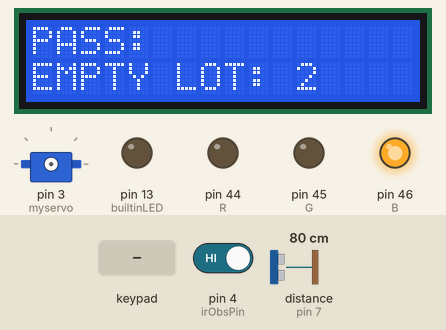
This sketch was run on a simulated Arduino Mega 2560, built with avr-gcc and run on an emulated ATmega2560. Shown: 16×2 character LCD, servo, output pins drawn as LEDs (lit = HIGH). Wiring (inferred from the names in the program): ultrasonic range finder: trigger pin 6; echo pin 7. Inputs (shaded band) come from the test bench; at power-on: pin 4 (irObsPin) HIGH, distance to the obstacle (sensor on pin 7) 80 cm. The echo pulse lasts 58.3 µs per cm; pins used as bus, display or sensor lines are not drawn; what the sketch prints to the serial monitor is not drawn.

Above: at 1.3 s.
1.4 s: keypad keys 3 2 1 0 A pressed 0.4 s apart
At 6.2 s:
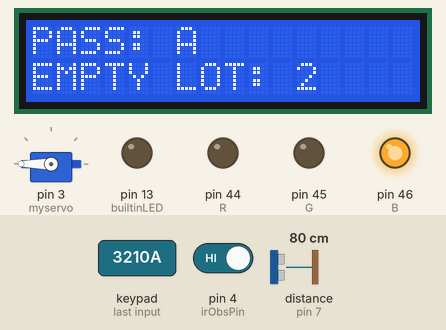
6.4 s: keypad keys 3 2 1 0 D pressed 0.4 s apart
At 10.0 s:
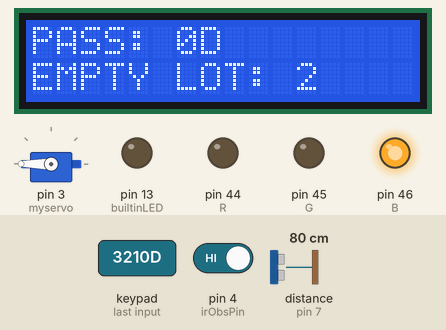
10.9 s: key 'A' pressed
At 11.4 s:
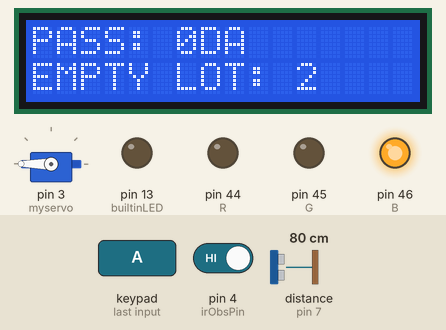
12.5 s: key 'B' pressed
At 12.9 s:
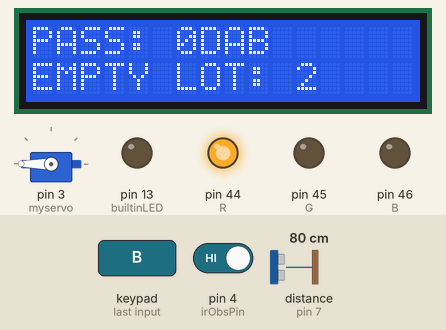
15.1 s: key 'C' pressed
At 16.3 s:
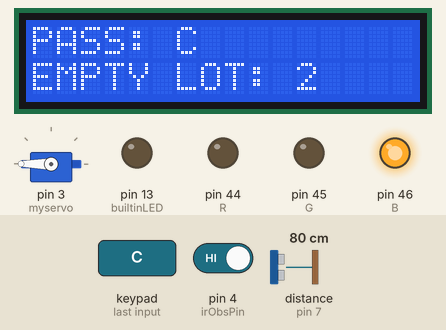
16.6 s: key 'D' pressed
At 18.0 s:
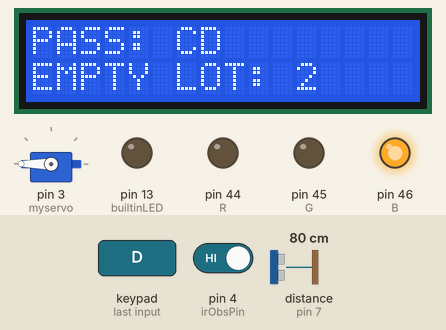
Timing chart, 0 to 19.2 s (numbered marks = the images above; inputs shaded):
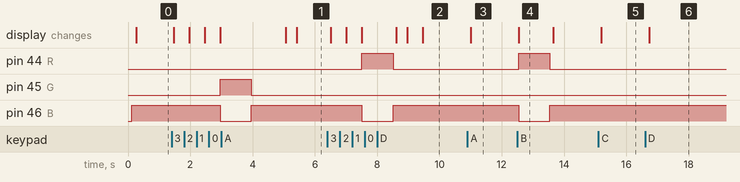

Measured:
- after the input at 1.4 s, pin 45 (G): LOW → HIGH after 1.6 s, → LOW 1.0 s later; pin 46 (B): HIGH → LOW after 1.6 s, → HIGH 1.0 s later; the display: first changes after 0.06 s (image 1 shows a later state)
- after the input at 6.4 s, pin 44 (R): LOW → HIGH after 1.1 s, → LOW 1.0 s later; pin 46 (B): HIGH → LOW after 1.1 s, → HIGH 1.0 s later; the display: first changes after 0.11 s (image 2 shows a later state)
- after the input at 10.9 s, the display: changes after 0.10 s (image 3)
- after the input at 12.5 s, pin 44 (R): LOW → HIGH at once, → LOW 1.0 s later; pin 46 (B): HIGH → LOW at once, → HIGH 1.0 s later; the display: changes at once (image 4)
- after the input at 15.1 s, the display: changes after 0.09 s (image 5)
- after the input at 16.6 s, the display: changes after 0.13 s (image 6)
- what the display in image 4 shows lasts 1.1 s, from 12.5 s to 13.6 s

The sketch:

main.ino
```cpp
#include <Keypad.h>
#include <Servo.h>
#include <LiquidCrystal_I2C.h>
#include <Wire.h>
#include <SPI.h>
#include <MFRC522.h>
#define RST_PIN 5 // Configurable, see typical pin layout above
#define SS_PIN 53 // Configurable, see typical pin layout above
MFRC522 mfrc522(SS_PIN, RST_PIN); // Create MFRC522 instance
#include <Stepper.h>
const int stepsPerRevolution = 2038; // the number of step in 1 revolution according to 28BYJ-48
// initialize the stepper library on pins 8 through 11:
Stepper myStepper(stepsPerRevolution, 8, 10,9,11);
float stepPerangle = 5.66111111; //step per angle
float anGle = 90; //set angle

String pwdcreate = "";
const int builtinLED = 13;
String password = "3210";
int servoState = 0;
Servo myservo;
LiquidCrystal_I2C lcd(0x27, 16, 2);
const byte ROWS = 4; //four rows
const byte COLS = 4; //four columns
//define the cymbols on the buttons of the keypads
char hexaKeys[ROWS][COLS] = {
  {'0','1','2','3'},
  {'4','5','6','7'},
  {'8','9','A','B'},
  {'C','D','E','F'}
};
byte rowPins[ROWS] = {34, 33, 32, 31}; //connect to the row pinouts of the keypad
byte colPins[COLS] = {38, 37, 36, 35}; //connect to the column pinouts of the keypad

//initialize an instance of class NewKeypad
Keypad customKeypad = Keypad( makeKeymap(hexaKeys), rowPins, colPins, ROWS, COLS);

const int trigPin = 6;  // Ultrasonic Trig pin
const int echoPin = 7; // Ultrasonic Echo pin
const int irObsPin = 4; // IR obstacle Out pin
const int R = 44; // Red channel LED
const int G = 45; // Green channel LED
const int B = 46; // Blue channel LED

// defines variables
long duration;
int distance;

void setup() {
  lcd.begin();
  Wire.begin();

  pinMode(trigPin, OUTPUT); // Sets the trigPin as an Output
  pinMode(echoPin, INPUT); // Sets the echoPin as an Input

  pinMode (builtinLED, OUTPUT); // built-in LED pin set to output
  pinMode (irObsPin, INPUT); // module signal output connected to Arduino pin 8

  pinMode(R, OUTPUT);
  pinMode(G, OUTPUT);
  pinMode(B, OUTPUT);

  SPI.begin(); // Init SPI bus
  mfrc522.PCD_Init(); // Init MFRC522 card
  Serial.println(F("Read personal data on a MIFARE PICC:")); //shows in serial that it is ready to read

  Serial.begin(9600); // Starts the serial communication
}

void loop() {
  lcd.setCursor(0,0);
  lcd.print("PASS: ");
  // -- keypad + servo stuffs --
  char customKey = customKeypad.getKey();
  if (customKey){
    //Serial.println(customKey);
    pwdcreate = pwdcreate + customKey;
    Serial.println(pwdcreate);
    lcd.setCursor(6,0);
    lcd.print(pwdcreate);
    if (pwdcreate.length() == password.length()) {
      Serial.print("Entered password: ");
      Serial.print(pwdcreate);
      if (password == pwdcreate) {
        Serial.print("\nStatus: Correct\n");
        // lcd.setCursor(0,1);
        // lcd.print("STATUS:");
        // lcd.print("CORRECT  ");
        // digitalWrite(builtinLED, HIGH);
        analogWrite(R, 0);
        analogWrite(G, 255);
        analogWrite(B, 0);
        delay(1000);
        analogWrite(R, 0);
        analogWrite(G, 0);
        analogWrite(B, 255);
        delay(100);

        if (servoState == 0) {
          myservo.attach(3);
          myservo.write(180);
          delay(1000);
          myservo.detach();
          servoState = 1;
        }
        else {
          myservo.attach(3);
          myservo.write(0);
          delay(1000);
          myservo.detach();
          servoState = 0;
        }

        pwdcreate = "";
        lcd.setCursor(6,0);
        lcd.print("    ");
      }
      else {
        Serial.print("\nStatus: Wrong\n");
        // lcd.setCursor(0,1);
        // lcd.print("STATUS:");
        // lcd.print("INCORRECT");
        // digitalWrite(builtinLED, LOW);
        // myservo.attach(3);
        // myservo.write(0);
        // delay(1000);
        // myservo.detach();
        analogWrite(R, 255);
        analogWrite(G, 0);
        analogWrite(B, 0);
        delay(1000);
        analogWrite(R, 0);
        analogWrite(G, 0);
        analogWrite(B, 255);
        delay(100);
        pwdcreate = "";
        lcd.setCursor(6,0);
        lcd.print("    ");
      }
    }
  }
  else {
      analogWrite(R, 0);
      analogWrite(G, 0);
      analogWrite(B, 255);
      delay(100);
  }

  // -- Ultrasonic stuffs --
  // Clears the trigPin
  digitalWrite(trigPin, LOW);
  delayMicroseconds(2);
  // Sets the trigPin on HIGH state for 10 micro seconds
  digitalWrite(trigPin, HIGH);
  delayMicroseconds(10);
  digitalWrite(trigPin, LOW);
  // Reads the echoPin, returns the sound wave travel time in microseconds
  duration = pulseIn(echoPin, HIGH);
  // Calculating the distance
  distance = duration * 0.034 / 2;
  // Prints the distance on the Serial Monitor
  // Serial.print("Distance: ");
  // Serial.println(distance);

  // IR obstacle tracking
  // if (digitalRead(irObsPin) == LOW) { // if module detects an obstacle,
  // Serial.println("Obstacle Detected"); // show message on serial monitor and
  // digitalWrite (builtinLED, HIGH); // switch-On built-in LED
  // }
  // else {
  // Serial.println("No Obstacle");
  // digitalWrite (builtinLED, LOW);
  // }

  // -- empty lot count  --
  if (digitalRead(irObsPin) == LOW && distance <= 5) {
  // analogWrite(R, 255);
  // analogWrite(G, 0);
  // analogWrite(B, 0);
  // delay(100);
  lcd.setCursor(0,1);
  lcd.print("EMPTY LOT: 0");
  }
  else if (digitalRead(irObsPin) == LOW || distance <= 5) {
    // analogWrite(R, 0);
    // analogWrite(G, 0);
    // analogWrite(B, 255);
    // delay(100);
    lcd.setCursor(0,1);
    lcd.print("EMPTY LOT: 1");
  }
  else {
    // analogWrite(R, 0);
    // analogWrite(G, 255);
    // analogWrite(B, 0);
    // delay(100);
    lcd.setCursor(0,1);
    lcd.print("EMPTY LOT: 2");
  }

  // -- RFID stuffs --
  // Prepare key - all keys are set to FFFFFFFFFFFFh at chip delivery from the factory.
  MFRC522::MIFARE_Key key;
  for (byte i = 0; i < 6; i++) key.keyByte[i] = 0xFF;
  //some variables we need
  byte block;
  byte len;
  MFRC522::StatusCode status;
  // Reset the loop if no new card present on the sensor/reader. This saves the entire process when idle.
  if ( ! mfrc522.PICC_IsNewCardPresent()) {
  return;
  }
  // Select one of the cards
  if ( ! mfrc522.PICC_ReadCardSerial()) {
  return;
  }
  Serial.println(F("**Card Detected:**"));
  if (servoState == 0) {
          myservo.attach(3);
          myservo.write(180);
          delay(1000);
          myservo.detach();
          servoState = 1;
        }
  else {
          myservo.attach(3);
          myservo.write(0);
          delay(1000);
          myservo.detach();
          servoState = 0;
  }
  // myStepper.setSpeed(1); // 360 degree per minute
  // myStepper.step(stepPerangle*anGle); //turn 90 degree = 15second
  // delay(1000);
  // Serial.print("/nDone rotate");
  //-------------------------------------------
  //mfrc522.PICC_DumpDetailsToSerial(&(mfrc522.uid)); //dump some details about the card
  //mfrc522.PICC_DumpToSerial(&(mfrc522.uid)); //uncomment this to see all blocks in hex
  //-------------------------------------------

  // Serial.println(servoState);
}
```
